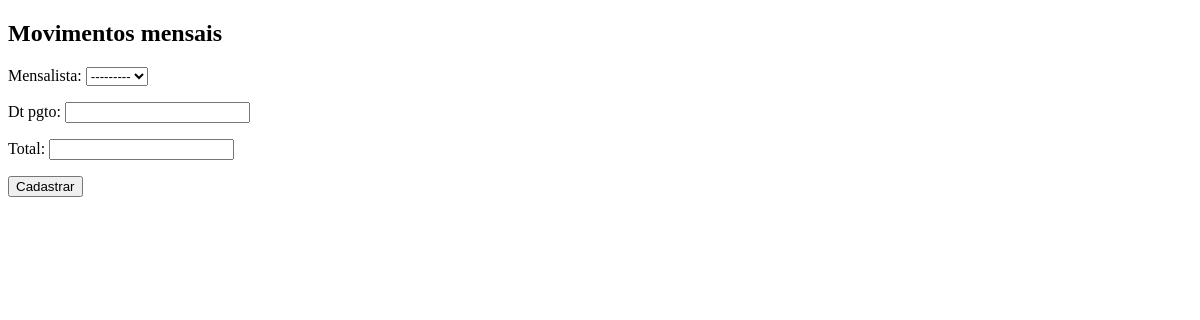
Page /core/movimentosmensais/ on the earlier database version.
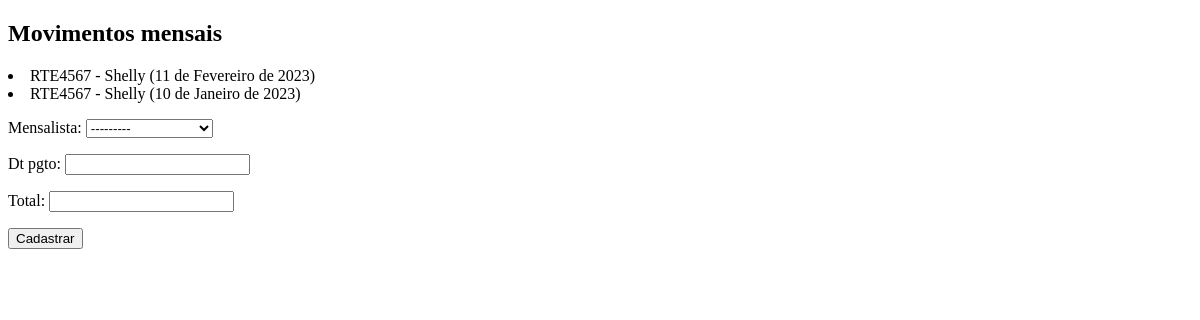
Same page on the later database version.
### core/models.py (models this page shows, shortened)
class MovimentoMensal(models.Model):
    mensalista = models.ForeignKey(Mensalista, on_delete=models.CASCADE)
    dt_pgto = models.DateField()
    total = models.DecimalField(max_digits=6, decimal_places=2)
    class Meta:
        verbose_name_plural = 'movimentos mensais'

class Mensalista(models.Model):
    veiculo = models.ForeignKey(Veiculo, on_delete=models.CASCADE)
    inicio = models.DateField()
    fim = models.DateField(auto_now=False, null=True, blank=True)
    valor_mes = models.DecimalField(max_digits=6, decimal_places=2)
    def __str__(self):
        return f'{self.veiculo.placa} - {self.veiculo.proprietario.nome}'

class Veiculo(models.Model):
    placa = models.CharField(max_length=7)
    marca = models.ForeignKey(Marca,blank=True,null=True, on_delete=models.CASCADE)
    proprietario = models.ForeignKey(Pessoa,on_delete=models.CASCADE)
    cor = models.CharField(max_length=15, blank=True, null=True)
    observacoes = models.TextField(blank=True, null=True)

class Pessoa(models.Model):
    nome = models.CharField(max_length=100)
    endereco = models.CharField(max_length=200,blank=True,null=True)
    telefone = models.CharField(max_length=20,blank=True,null=True)

### core/views.py (the view)
def lista_movimentosmensais(request):
    movimentosmensais = MovimentoMensal.objects.all()
    form = MovimentoMensalForm()
    data = {'movimentosmensais': movimentosmensais, 'form': form}
    return render(request, 'core/lista_movimentosmensais.html', data )

### core/forms.py
class MovimentoMensalForm(ModelForm):
    class Meta:
        model = MovimentoMensal
        fields = '__all__'

### core/templates/core/lista_movimentosmensais.html (shortened to what this page needs)
<!DOCTYPE html>
<html lang="en">
<head>
</head>
<body>
    <h2>Movimentos mensais</h2>
    <lu>
        {% for movimentomensal in movimentosmensais %}
        <li>
            {{movimentomensal.mensalista}} ({{movimentomensal.dt_pgto}})
        </li>
        {% endfor%}
    </lu>
    <form action="{% url 'core_movimentomensal_novo' %}" method="POST">
        {{form.as_p}}
        <button type="submit">Cadastrar</button>
    </form>
</body>
</html>

Differences in the rows shown:
added MovimentoMensal: mensalista "RTE4567 - Shelly", dt_pgto "11 de Fevereiro de 2023"
added MovimentoMensal: mensalista "RTE4567 - Shelly", dt_pgto "10 de Janeiro de 2023"
